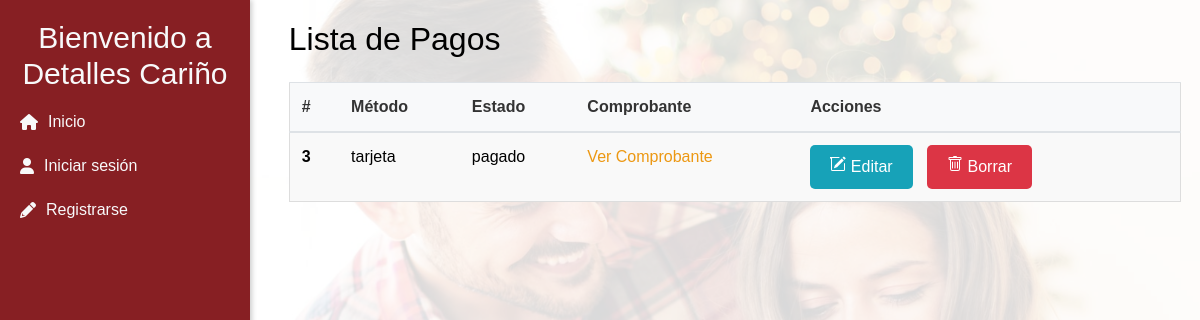
The page /pagos on the database as committed earlier.
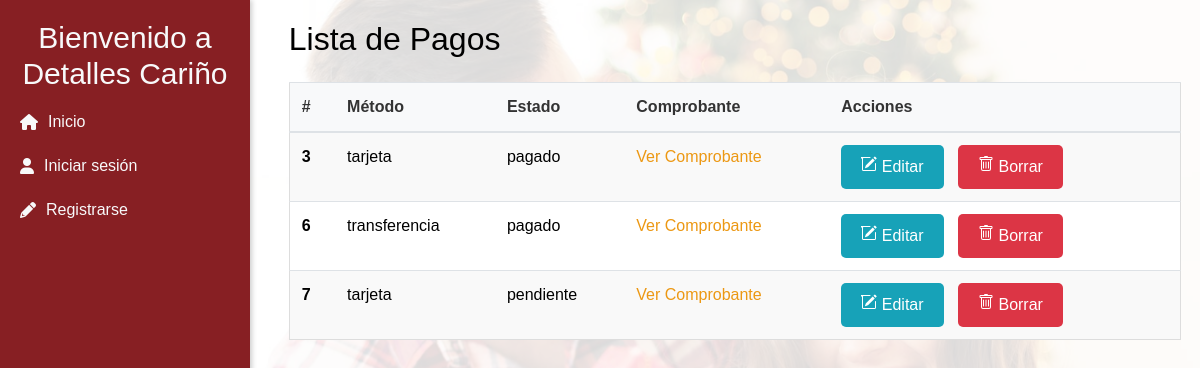
The same page on the database as committed later.
### pedidos/models.py (models this page shows, shortened)
class Pago(models.Model):
    OPC_METODO = [("transferencia", "Transferencia"),("tarjeta", "Tarjeta")]
    OPC_ESTADO_PAGO = [("pagado", "Pagado"),("pendiente", "Pendiente")]
    metodo = models.CharField(max_length=50, choices=OPC_METODO)
    estado = models.CharField(max_length=50, choices=OPC_ESTADO_PAGO, default="pendiente")
    comprobante = models.ImageField(upload_to='comprobantes/', default='comprobantes/comprobante-default.jpg',  null=True, blank=True)       #Cambiar que se puede enviar vacio

### pedidos/views.py (the view)
# urls.py: path('pagos', pagos, name='pagos'),                                                     #Consultar
def pagos(request):
    pagos = Pago.objects.all()
    contenido = {
        'pagos': pagos,
        'cliente': request.cliente  # Llama al cliente del middleware
    }
    return render(request, 'pagos/listado.html', contenido)

### templates/pagos/listado.html (shortened to what this page needs)
{% extends 'menu.html' %}
{% block content %}
  <div class="info-cliente">
    <h2 class="mb-4">Lista de Pagos</h2>
    <table class="table">
      <thead>
        <tr>
          <th scope="col">#</th>
          <th scope="col">Método</th>
          <th scope="col">Estado</th>
          <th scope="col">Comprobante</th>
          <th scope="col">Acciones</th>
        </tr>
      </thead>
      <tbody>
        {% for pago in pagos %}
        <tr>
          <th scope="row" data-label="#">{{ pago.id }}</th>
          <td data-label="Método">{{ pago.metodo }}</td>
          <td data-label="Estado">{{ pago.estado }}</td>
          <td data-label="Comprobante">
            {% if pago.comprobante %}
              <a href="{{ pago.comprobante.url }}" target="_blank">Ver Comprobante</a>
            {% else %}
              No disponible
            {% endif %}
          </td>
          <td>
            <a href="{% url 'detalle_pago' pago.id %}" class="btn btn-info btn-sm">
              Editar
            </a>
            <form action="{% url 'eliminar_pago' pago.id %}" method="post" style="display:inline;" class="delete-form">
                <button type="submit" class="btn btn-danger btn-sm">
                  Borrar
                </button>
            </form>
          </td>
        </tr>
        {% endfor %}
      </tbody>
    </table>
  </div>
{% endblock %}

Rows that differ between the two databases and show on the page:
added Pago: id "6", metodo "transferencia", estado "pagado"
added Pago: id "7", metodo "tarjeta", estado "pendiente"
